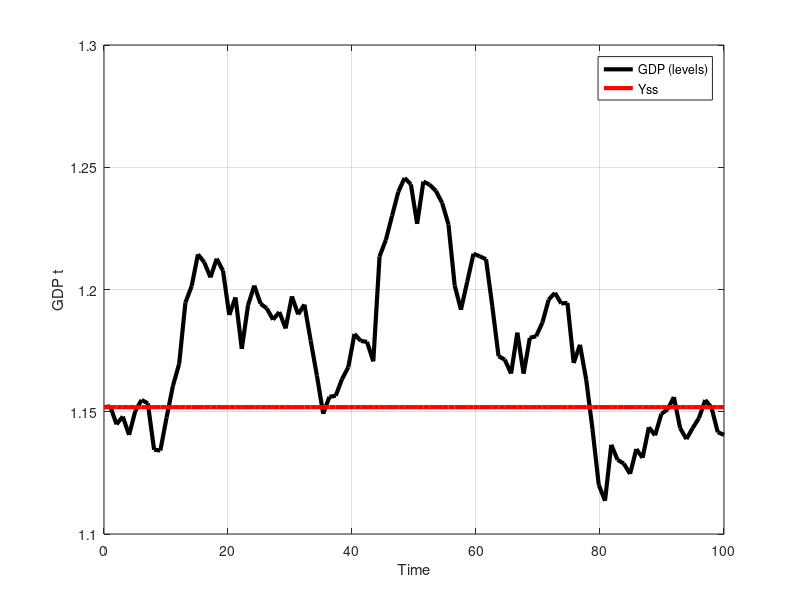

Write MATLAB code to recreate this figure.
clear;
m = 2; % number of pre-determined variables: k, z
n = 1; % number of forward-looking variables: c

% values for calibration
barR = 1.05;
ItoYratio = 0.2;
RKtoYratio = 0.3;
ybar = 1;
CtoYratio = 1 - ItoYratio;

% calibration
bbeta = 1 / barR;
ttheta = RKtoYratio;
ggamma = 0.02;
ddelta = 1 - ((1 + ggamma) * (CtoYratio - 1 + bbeta * ttheta)) / (bbeta * ttheta + CtoYratio * bbeta - bbeta);

% steady state
Kss = (bbeta * ttheta / ((1 + ggamma) - bbeta * (1 - ddelta)))^(1 - ttheta);
Yss = Kss^ttheta;
Css = Yss + (1 - ddelta - (1 + ggamma)) * Kss;
Rss = barR;

% define matrices

rrho = 0.95;
M31 = 0;
M32 = 0;
M33 = rrho;

M23 = Kss^(ttheta - 1) / (1 + ggamma);
M22 = (ttheta * Kss^(ttheta - 1) + 1 - ddelta) / (1 + ggamma);
M21 = -Css / ((1 + ggamma) * Kss);

tmp = (bbeta * ttheta * Kss^(ttheta - 1) / (1 + ggamma));
M13 = tmp * ((ttheta - 1) * M23 + M33);
M12 = tmp * (ttheta - 1) * (ttheta * Kss^(ttheta - 1) + 1 - ddelta) / (1 + ggamma);
M11 = 1 - tmp * (ttheta - 1) * Css / ((1 + ggamma) * Kss);

% diagonalize
M = [M11, M12, M13; M21, M22, M23; M31, M32, M33];
[Gamma, Lambda] = eig(M);
Lambda = diag(Lambda);
% sort eigenvalues in ascending order
[unused, order] = sort(abs(Lambda), 'ascend');
% reorder J and make diagonal again
Lambda = diag(Lambda(order));
% reorder eigenvectors
Gamma = Gamma(:, order);

% check number of eigenvalues outside unit circle equal to n
if(sum(abs(diag(Lambda)) > 1) ~= n)
    return;
end

if(sum(abs(diag(Lambda)) > 1) == n)
    disp("By Blanchard Khan proposition 1, we have a unique solution.");
end

% partition matrices
Gammainv = inv(Gamma);
G11 = Gammainv(1 : m, 1 : n);
G12 = Gammainv(1 : m, n + 1 : m + n);
G21 = Gammainv(m + 1 : m + n, 1 : n);
G22 = Gammainv(m + 1 : m + n, n + 1 : m + n);
Lambda1 = Lambda(1 : m , 1 : m);
Lambda2 = Lambda(m + 1 : m + n, m + 1 : m + n);

% state variables solution
% E x_t+t = H*x_t
H = inv(-G11 * inv(G21) * G22 + G12) * Lambda1 * (-G11 * inv(G21) * G22+G12);
% Jump Variables : Policy function
THETA = -inv(G21) * G22;

% Simulation
Mtilde11 = M11;
Mtilde12 =[M12, M13];
Mtilde21 = [M21 ;M31];
Mtilde22 = [M22, M23; M32, M33];
A12=Mtilde11 * THETA + Mtilde12;
A22=Mtilde21 * THETA + Mtilde22;
A=[zeros(n, size(n, n)), A12 ; 
   zeros(m, n), A22 ];
T =100; % number of periods
x2v(1, 1) = 0;
x2v(1, 2) = 0;
x1v(1, 1) = THETA * x2v (1 ,:)';
X = zeros(T, m + n);
error = normrnd(0, 0.01, [T, 1]);
X(1, :) = [x1v ,x2v];
for i = 2 : 1 : T
X(i ,:) = (A * X(i - 1, :)' + [0, 0, error(i)]')';
end
GDP = Yss * exp((X(:, 2) * ttheta + X(:, 3)));
plot(linspace(0, T, T), GDP, 'LineWidth', 3, 'Color', 'k')
grid on
xlabel('Time')
ylabel('GDP t')
hold on
plot(linspace(0, T, T), GDP * 0 + Yss, 'LineWidth', 3, 'Color', 'r')
legend('GDP (levels)', 'Yss')
